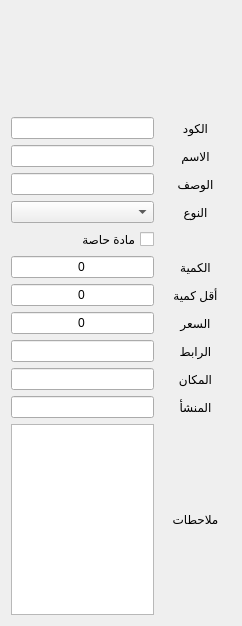
                  <widget class="QWidget" name="scrollAreaWidgetContents_2">
                   <property name="geometry">
                    <rect>
                     <x>0</x>
                     <y>0</y>
                     <width>242</width>
                     <height>626</height>
                    </rect>
                   </property>
                   <layout class="QGridLayout" name="gridLayout_7" columnstretch="2,1">
                    <item row="0" column="0" colspan="2">
                     <widget class="QLabel" name="m_img">
                      <property name="sizePolicy">
                       <sizepolicy hsizetype="Expanding" vsizetype="Expanding">
                        <horstretch>0</horstretch>
                        <verstretch>0</verstretch>
                       </sizepolicy>
                      </property>
                      <property name="minimumSize">
                       <size>
                        <width>100</width>
                        <height>100</height>
                       </size>
                      </property>
                      <property name="text">
                       <string/>
                      </property>
                      <property name="pixmap">
                       <pixmap resource="icons.qrc">:/icons/icons/conect1.png</pixmap>
                      </property>
                      <property name="scaledContents">
                       <bool>false</bool>
                      </property>
                      <property name="alignment">
                       <set>Qt::AlignCenter</set>
                      </property>
                     </widget>
                    </item>
                    <item row="12" column="0">
                     <widget class="QTextEdit" name="m_note">
                      <property name="sizePolicy">
                       <sizepolicy hsizetype="Expanding" vsizetype="MinimumExpanding">
                        <horstretch>0</horstretch>
                        <verstretch>0</verstretch>
                       </sizepolicy>
                      </property>
                      <property name="minimumSize">
                       <size>
                        <width>0</width>
                        <height>100</height>
                       </size>
                      </property>
                     </widget>
                    </item>
                    <item row="2" column="0">
                     <widget class="QLineEdit" name="m_name">
                      <property name="layoutDirection">
                       <enum>Qt::RightToLeft</enum>
                      </property>
                      <property name="alignment">
                       <set>Qt::AlignCenter</set>
                      </property>
                     </widget>
                    </item>
                    <item row="11" column="1">
                     <widget class="QLabel" name="label_87">
                      <property name="sizePolicy">
                       <sizepolicy hsizetype="Expanding" vsizetype="Preferred">
                        <horstretch>0</horstretch>
                        <verstretch>0</verstretch>
                       </sizepolicy>
                      </property>
                      <property name="layoutDirection">
                       <enum>Qt::RightToLeft</enum>
                      </property>
                      <property name="text">
                       <string>المنشأ</string>
                      </property>
                      <property name="alignment">
                       <set>Qt::AlignCenter</set>
                      </property>
                     </widget>
                    </item>
                    <item row="1" column="1">
                     <widget class="QLabel" name="label_9">
                      <property name="sizePolicy">
                       <sizepolicy hsizetype="Expanding" vsizetype="Preferred">
                        <horstretch>0</horstretch>
                        <verstretch>0</verstretch>
                       </sizepolicy>
                      </property>
                      <property name="text">
                       <string>الكود</string>
                      </property>
                      <property name="alignment">
                       <set>Qt::AlignCenter</set>
                      </property>
                     </widget>
                    </item>
                    <item row="4" column="1">
                     <widget class="QLabel" name="label_22">
                      <property name="sizePolicy">
                       <sizepolicy hsizetype="Expanding" vsizetype="Preferred">
                        <horstretch>0</horstretch>
                        <verstretch>0</verstretch>
                       </sizepolicy>
                      </property>
                      <property name="layoutDirection">
                       <enum>Qt::RightToLeft</enum>
                      </property>
                      <property name="text">
                       <string>النوع</string>
                      </property>
                      <property name="alignment">
                       <set>Qt::AlignCenter</set>
                      </property>
                     </widget>
                    </item>
                    <item row="8" column="1">
                     <widget class="QLabel" name="label_16">
                      <property name="sizePolicy">
                       <sizepolicy hsizetype="Expanding" vsizetype="Preferred">
                        <horstretch>0</horstretch>
                        <verstretch>0</verstretch>
                       </sizepolicy>
                      </property>
                      <property name="text">
                       <string>السعر</string>
                      </property>
                      <property name="alignment">
                       <set>Qt::AlignCenter</set>
                      </property>
                     </widget>
                    </item>
                    <item row="3" column="1">
                     <widget class="QLabel" name="label_13">
                      <property name="sizePolicy">
                       <sizepolicy hsizetype="Expanding" vsizetype="Preferred">
                        <horstretch>0</horstretch>
                        <verstretch>0</verstretch>
                       </sizepolicy>
                      </property>
                      <property name="text">
                       <string>الوصف</string>
                      </property>
                      <property name="alignment">
                       <set>Qt::AlignCenter</set>
                      </property>
                     </widget>
                    </item>
                    <item row="5" column="0">
                     <widget class="QCheckBox" name="ch_pr">
                      <property name="sizePolicy">
                       <sizepolicy hsizetype="Expanding" vsizetype="Fixed">
                        <horstretch>0</horstretch>
                        <verstretch>0</verstretch>
                       </sizepolicy>
                      </property>
                      <property name="layoutDirection">
                       <enum>Qt::RightToLeft</enum>
                      </property>
                      <property name="autoFillBackground">
                       <bool>false</bool>
                      </property>
                      <property name="locale">
                       <locale language="Arabic" country="Egypt"/>
                      </property>
                      <property name="text">
                       <string>مادة حاصة</string>
                      </property>
                     </widget>
                    </item>
                    <item row="11" column="0">
                     <widget class="QLineEdit" name="m_source">
                      <property name="alignment">
                       <set>Qt::AlignCenter</set>
                      </property>
                     </widget>
                    </item>
                    <item row="4" column="0">
                     <widget class="QComboBox" name="m_type">
                      <property name="sizePolicy">
                       <sizepolicy hsizetype="Expanding" vsizetype="Fixed">
                        <horstretch>0</horstretch>
                        <verstretch>0</verstretch>
                       </sizepolicy>
                      </property>
                     </widget>
                    </item>
                    <item row="9" column="1">
                     <widget class="QLabel" name="label_17">
                      <property name="sizePolicy">
                       <sizepolicy hsizetype="Expanding" vsizetype="Preferred">
                        <horstretch>0</horstretch>
                        <verstretch>0</verstretch>
                       </sizepolicy>
                      </property>
                      <property name="text">
                       <string>الرابط</string>
                      </property>
                      <property name="alignment">
                       <set>Qt::AlignCenter</set>
                      </property>
                     </widget>
                    </item>
                    <item row="10" column="0">
                     <widget class="QLineEdit" name="m_place">
                      <property name="alignment">
                       <set>Qt::AlignCenter</set>
                      </property>
                     </widget>
                    </item>
                    <item row="8" column="0">
                     <widget class="QLineEdit" name="m_price">
                      <property name="text">
                       <string>0</string>
                      </property>
                      <property name="alignment">
                       <set>Qt::AlignCenter</set>
                      </property>
                     </widget>
                    </item>
                    <item row="7" column="0">
                     <widget class="QLineEdit" name="m_less_quantity">
                      <property name="text">
                       <string>0</string>
                      </property>
                      <property name="alignment">
                       <set>Qt::AlignCenter</set>
                      </property>
                     </widget>
                    </item>
                    <item row="9" column="0">
                     <widget class="QLineEdit" name="m_link">
                      <property name="alignment">
                       <set>Qt::AlignCenter</set>
                      </property>
                     </widget>
                    </item>
                    <item row="1" column="0">
                     <widget class="QLineEdit" name="m_code">
                      <property name="sizePolicy">
                       <sizepolicy hsizetype="Expanding" vsizetype="Expanding">
                        <horstretch>0</horstretch>
                        <verstretch>0</verstretch>
                       </sizepolicy>
                      </property>
                      <property name="alignment">
                       <set>Qt::AlignCenter</set>
                      </property>
                     </widget>
                    </item>
                    <item row="10" column="1">
                     <widget class="QLabel" name="label_15">
                      <property name="sizePolicy">
                       <sizepolicy hsizetype="Expanding" vsizetype="Preferred">
                        <horstretch>0</horstretch>
                        <verstretch>0</verstretch>
                       </sizepolicy>
                      </property>
                      <property name="text">
                       <string>المكان</string>
                      </property>
                      <property name="alignment">
                       <set>Qt::AlignCenter</set>
                      </property>
                     </widget>
                    </item>
                    <item row="7" column="1">
                     <widget class="QLabel" name="label_14">
                      <property name="sizePolicy">
                       <sizepolicy hsizetype="Expanding" vsizetype="Preferred">
                        <horstretch>0</horstretch>
                        <verstretch>0</verstretch>
                       </sizepolicy>
                      </property>
                      <property name="text">
                       <string>أقل كمية</string>
                      </property>
                      <property name="alignment">
                       <set>Qt::AlignCenter</set>
                      </property>
                     </widget>
                    </item>
                    <item row="2" column="1">
                     <widget class="QLabel" name="label_10">
                      <property name="sizePolicy">
                       <sizepolicy hsizetype="Expanding" vsizetype="Preferred">
                        <horstretch>0</horstretch>
                        <verstretch>0</verstretch>
                       </sizepolicy>
                      </property>
                      <property name="text">
                       <string>الاسم</string>
                      </property>
                      <property name="alignment">
                       <set>Qt::AlignCenter</set>
                      </property>
                     </widget>
                    </item>
                    <item row="3" column="0">
                     <widget class="QLineEdit" name="m_desciption">
                      <property name="alignment">
                       <set>Qt::AlignCenter</set>
                      </property>
                     </widget>
                    </item>
                    <item row="12" column="1">
                     <widget class="QLabel" name="label_18">
                      <property name="sizePolicy">
                       <sizepolicy hsizetype="Expanding" vsizetype="Preferred">
                        <horstretch>0</horstretch>
                        <verstretch>0</verstretch>
                       </sizepolicy>
                      </property>
                      <property name="text">
                       <string>ملاحطات</string>
                      </property>
                      <property name="alignment">
                       <set>Qt::AlignCenter</set>
                      </property>
                     </widget>
                    </item>
                    <item row="6" column="1">
                     <widget class="QLabel" name="label_19">
                      <property name="sizePolicy">
                       <sizepolicy hsizetype="Expanding" vsizetype="Preferred">
                        <horstretch>0</horstretch>
                        <verstretch>0</verstretch>
                       </sizepolicy>
                      </property>
                      <property name="text">
                       <string>الكمية</string>
                      </property>
                      <property name="alignment">
                       <set>Qt::AlignCenter</set>
                      </property>
                     </widget>
                    </item>
                    <item row="6" column="0">
                     <widget class="QLineEdit" name="m_quantity">
                      <property name="text">
                       <string>0</string>
                      </property>
                      <property name="alignment">
                       <set>Qt::AlignCenter</set>
                      </property>
                     </widget>
                    </item>
                   </layout>
                  </widget>
